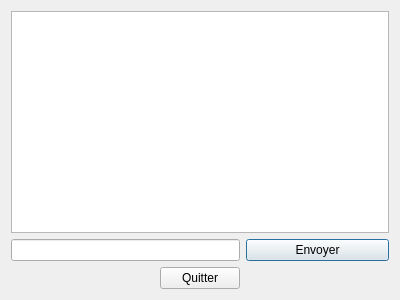
<?xml version="1.0" encoding="UTF-8"?>
<ui version="4.0">
 <class>chat</class>
 <widget class="QDialog" name="chat">
  <property name="geometry">
   <rect>
    <x>0</x>
    <y>0</y>
    <width>400</width>
    <height>300</height>
   </rect>
  </property>
  <property name="windowTitle">
   <string>Dialog</string>
  </property>
  <property name="modal">
   <bool>false</bool>
  </property>
  <layout class="QGridLayout" name="gridLayout">
   <item row="0" column="0" colspan="3">
    <widget class="QTextBrowser" name="box_chat"/>
   </item>
   <item row="1" column="0" colspan="2">
    <widget class="QLineEdit" name="messageAEnvoyer"/>
   </item>
   <item row="1" column="2">
    <widget class="QPushButton" name="envoyer_b">
     <property name="text">
      <string>Envoyer</string>
     </property>
    </widget>
   </item>
   <item row="2" column="1">
    <widget class="QPushButton" name="quitter">
     <property name="text">
      <string>Quitter</string>
     </property>
    </widget>
   </item>
   <item row="2" column="0">
    <spacer name="horizontalSpacer">
     <property name="orientation">
      <enum>Qt::Horizontal</enum>
     </property>
     <property name="sizeHint" stdset="0">
      <size>
       <width>40</width>
       <height>20</height>
      </size>
     </property>
    </spacer>
   </item>
   <item row="2" column="2">
    <spacer name="horizontalSpacer_2">
     <property name="orientation">
      <enum>Qt::Horizontal</enum>
     </property>
     <property name="sizeHint" stdset="0">
      <size>
       <width>40</width>
       <height>20</height>
      </size>
     </property>
    </spacer>
   </item>
  </layout>
 </widget>
 <resources/>
 <connections/>
</ui>
